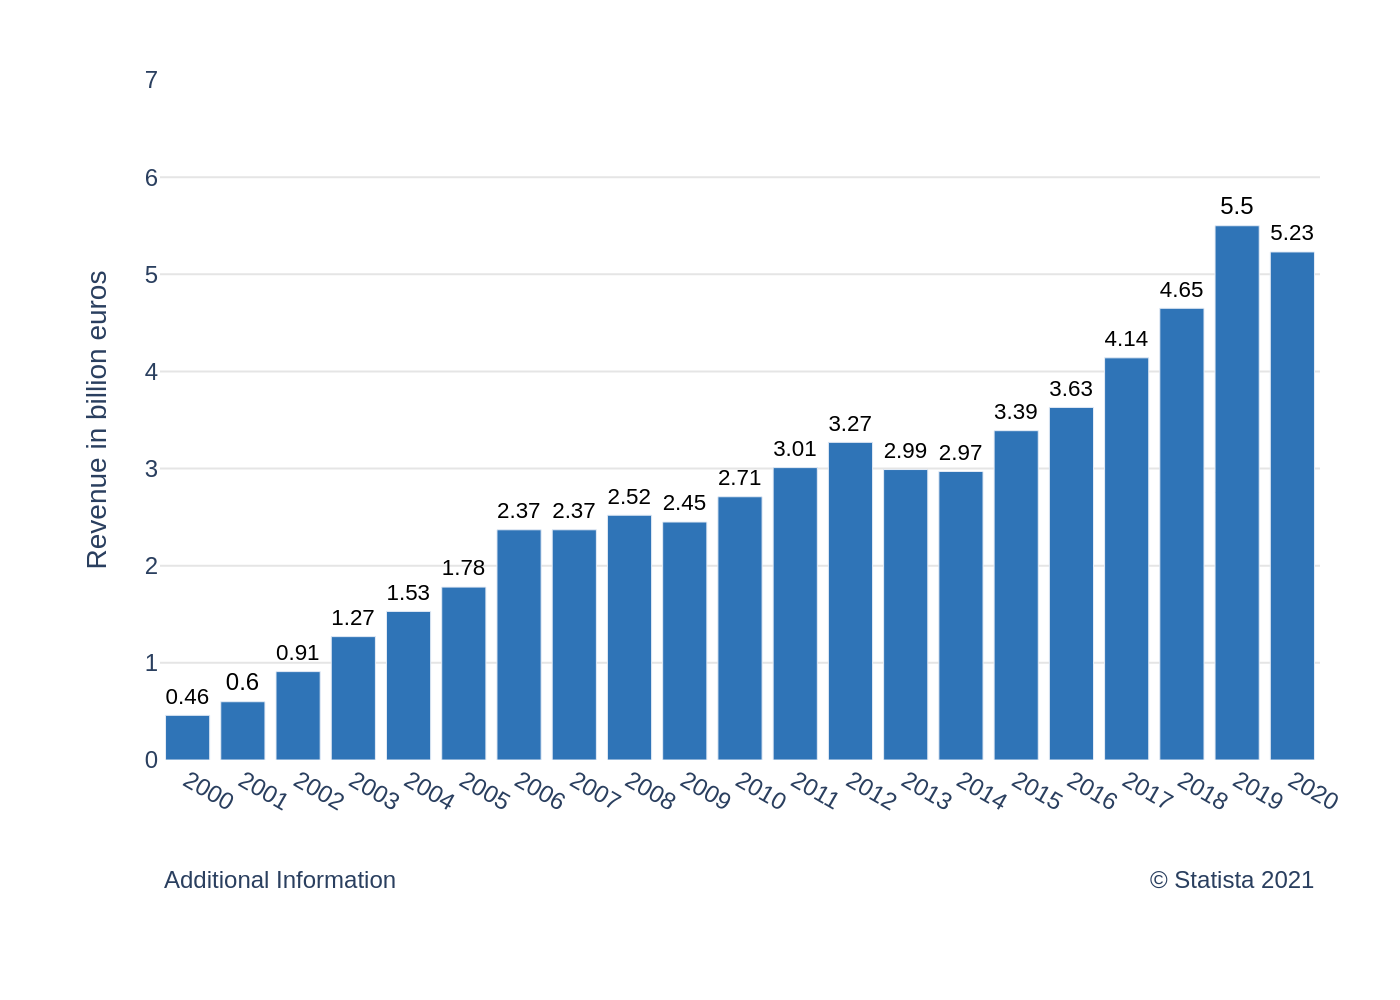

Reproduce this figure in Python.
import sys
import json
import plotly.graph_objects as go
import pathlib

if len(sys.argv) != 2:
    print("Usage: python generate_chart.py <path_to_json_file>")
    sys.exit(1)

json_path = sys.argv[1]
try:
    with open(json_path, 'r', encoding='utf-8') as f:
        config = json.load(f)
except FileNotFoundError:
    print(f"Error: JSON file not found at {json_path}")
    sys.exit(1)
except json.JSONDecodeError:
    print(f"Error: Could not decode JSON from {json_path}")
    sys.exit(1)

chart_data = config.get('chart_data', [])
texts = config.get('texts', {})
colors = config.get('colors', [])

x_values = [d['x'] for d in chart_data]
y_values = [d['y'] for d in chart_data]

fig = go.Figure()

fig.add_trace(go.Bar(
    x=x_values,
    y=y_values,
    text=y_values,
    textposition='outside',
    textfont=dict(family="Arial", size=12, color='black'),
    marker_color=colors[0] if colors else '#1f77b4',
    cliponaxis=False,
    hoverinfo='none'
))

annotations = []
if texts.get('note'):
    annotations.append(dict(
        xref='paper', yref='paper',
        x=0, y=-0.15,
        xanchor='left', yanchor='top',
        text=texts['note'],
        showarrow=False,
        font=dict(family="Arial", size=12)
    ))

if texts.get('source'):
    annotations.append(dict(
        xref='paper', yref='paper',
        x=1, y=-0.15,
        xanchor='right', yanchor='top',
        text=texts['source'],
        showarrow=False,
        font=dict(family="Arial", size=12)
    ))


fig.update_layout(
    margin=dict(l=80, r=40, t=40, b=120),
    plot_bgcolor='white',
    paper_bgcolor='white',
    showlegend=False,
    font=dict(family="Arial", size=12),
    yaxis=dict(
        title=texts.get('y_axis_title'),
        range=[0, 7],
        tickmode='linear',
        tick0=0,
        dtick=1,
        gridcolor='#E5E5E5',
        zeroline=False
    ),
    xaxis=dict(
        title=texts.get('x_axis_title'),
        showgrid=False,
        zeroline=False,
        type='category'
    ),
    annotations=annotations
)

output_path = pathlib.Path(json_path).with_suffix('.png')
fig.write_image(output_path, scale=2)
print(f"Chart saved to {output_path}")
